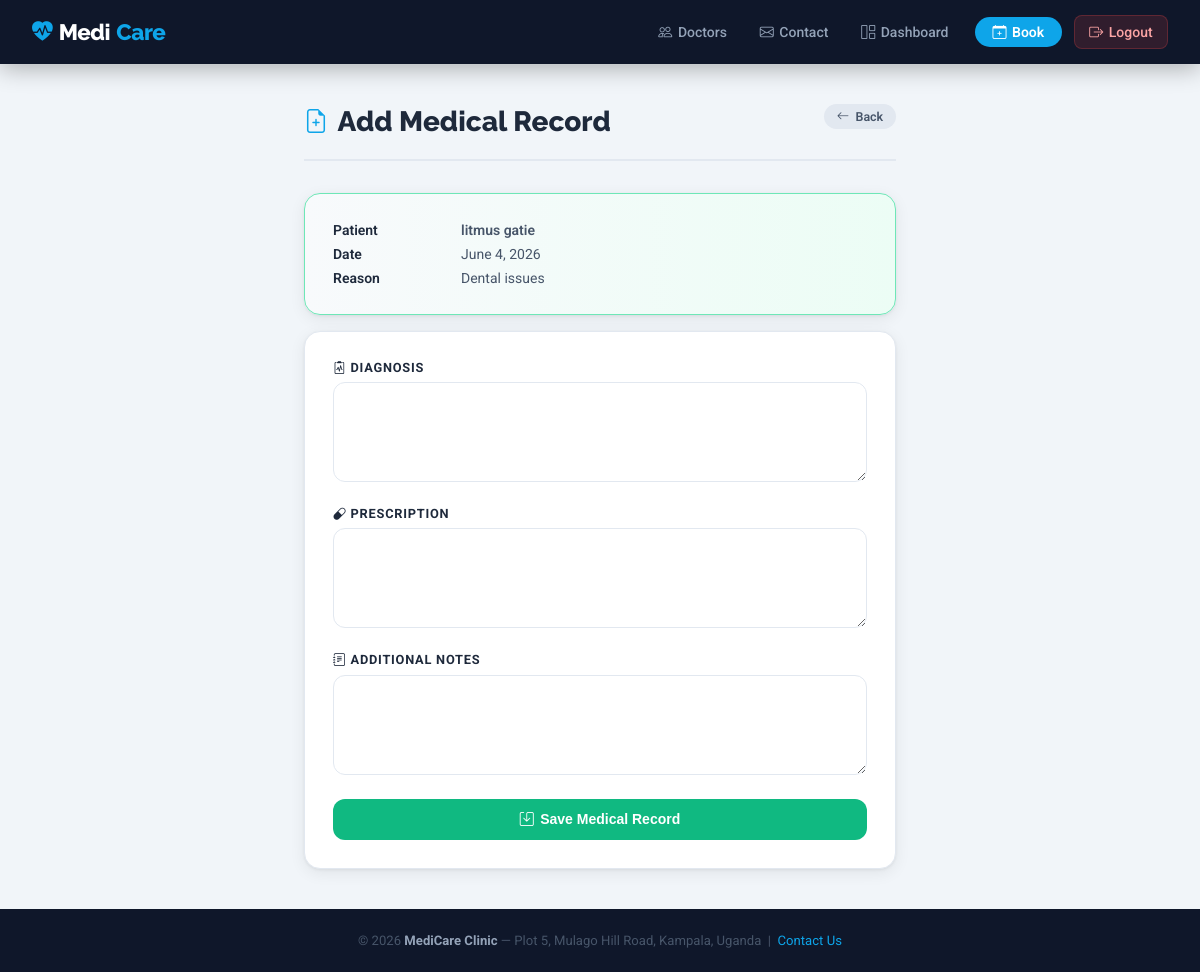
Screenshot of /doctor/appointments/record/1/ (signed in) with the database file from the repository.
### clinic/models.py (models this page shows, shortened)
class Appointment(models.Model):
    STATUS_CHOICES = [
        ('PENDING', 'Pending'),
        ('APPROVED', 'Approved'),
        ('CANCELLED', 'Cancelled'),
        ('COMPLETED', 'Completed'),
    ]
    patient = models.ForeignKey(PatientProfile, on_delete=models.CASCADE, related_name='appointments')
    doctor = models.ForeignKey(DoctorProfile, on_delete=models.CASCADE, related_name='appointments')
    appointment_date = models.DateField()
    appointment_time = models.TimeField()
    reason = models.TextField()
    status = models.CharField(max_length=10, choices=STATUS_CHOICES, default='PENDING')
    notes = models.TextField(blank=True)
    created_at = models.DateTimeField(auto_now_add=True)
    updated_at = models.DateTimeField(auto_now=True)
    class Meta:
        ordering = ['-appointment_date', '-appointment_time']

class PatientProfile(models.Model):
    BLOOD_GROUP_CHOICES = [
        ('A+', 'A+'), ('A-', 'A-'), ('B+', 'B+'), ('B-', 'B-'),
        ('AB+', 'AB+'), ('AB-', 'AB-'), ('O+', 'O+'), ('O-', 'O-'),
    ]
    user = models.OneToOneField(User, on_delete=models.CASCADE, related_name='patient_profile')
    date_of_birth = models.DateField()
    phone = models.CharField(max_length=20)
    address = models.TextField()
    blood_group = models.CharField(max_length=3, choices=BLOOD_GROUP_CHOICES, blank=True)
    emergency_contact_name = models.CharField(max_length=100, blank=True)
    emergency_contact_phone = models.CharField(max_length=20, blank=True)

### clinic/views.py (the view)
# urls.py: path('doctor/appointments/record/<int:appointment_pk>/', views.add_medical_record, name='add_medical_record'),
@login_required
def add_medical_record(request, appointment_pk=None):
    try:
        doctor = request.user.doctor_profile
    except DoctorProfile.DoesNotExist:
        messages.error(request, 'Only doctors can add records.')
        return redirect('dashboard')
    appointment = None
    if appointment_pk:
        appointment = get_object_or_404(Appointment, pk=appointment_pk, doctor=doctor)
    if request.method == 'POST':
        form = MedicalRecordForm(request.POST)
        if form.is_valid():
            record = form.save(commit=False)
            record.doctor = doctor
            if appointment:
                record.appointment = appointment
                appointment.status = 'COMPLETED'
                appointment.save()
            record.save()
            messages.success(request, 'Medical record added successfully.')
            return redirect('doctor_appointments')
    else:
        initial = {}
        if appointment:
            initial['patient'] = appointment.patient
        form = MedicalRecordForm(initial=initial)
    return render(request, 'clinic/add_record.html', {'form': form, 'appointment': appointment})

### clinic/forms.py
class MedicalRecordForm(forms.ModelForm):
    class Meta:
        model = MedicalRecord
        fields = ['patient', 'diagnosis', 'prescription', 'notes']
        widgets = {
            'diagnosis': forms.Textarea(attrs={'rows': 3}),
            'prescription': forms.Textarea(attrs={'rows': 3}),
            'notes': forms.Textarea(attrs={'rows': 3}),
        }

### templates/clinic/add_record.html (shortened to what this page needs)
{% extends 'clinic/base.html' %}
{% block content %}
<div class="container-sm">
  <div class="page-header">
    <div class="page-header-left">
      <h1><i class="bi bi-file-earmark-plus"></i> Add Medical Record</h1>
    </div>
    <a href="{% url 'doctor_appointments' %}" class="btn btn-secondary btn-sm"><i class="bi bi-arrow-left"></i> Back</a>
  </div>
  {% if appointment %}
  <div class="card" style="margin-bottom:1rem;background:linear-gradient(to right,#f8fafc,#ecfdf5);border-color:#6ee7b7;">
    <div class="card-body">
      <div class="info-row">
        <div class="info-item"><span class="info-label">Patient</span><span class="info-value" style="font-weight:600;">{{ appointment.patient.user.get_full_name }}</span></div>
        <div class="info-item"><span class="info-label">Date</span><span class="info-value">{{ appointment.appointment_date }}</span></div>
        <div class="info-item"><span class="info-label">Reason</span><span class="info-value">{{ appointment.reason }}</span></div>
      </div>
    </div>
  </div>
  {% endif %}
  <div class="card">
    <div class="card-body">
      <form method="post">
        <div class="form-group"><label class="form-label"><i class="bi bi-clipboard2-pulse"></i> Diagnosis</label>{{ form.diagnosis }}</div>
        <div class="form-group"><label class="form-label"><i class="bi bi-capsule"></i> Prescription</label>{{ form.prescription }}</div>
        <div class="form-group"><label class="form-label"><i class="bi bi-journal-text"></i> Additional Notes</label>{{ form.notes }}</div>
        <button type="submit" class="btn btn-success" style="width:100%;padding:.8rem;border-radius:var(--radius);">
          <i class="bi bi-save"></i> Save Medical Record
        </button>
      </form>
    </div>
  </div>
</div>
{% endblock %}

### templates/clinic/base.html (style rules this page uses)
:root { --bg: #f1f5f9; --surface: #ffffff; --primary: #0ea5e9; --primary-dark: #0284c7; --heading: #1e293b; --text: #475569; --muted: #94a3b8; --border: #e2e8f0; --success: #10b981; --warning: #f59e0b; --danger: #ef4444; --purple: #8b5cf6; --nav-bg: #0f172a; --radius: 12px; --radius-lg: 16px; --shadow: 0 1px 3px rgba(0,0,0,.06), 0 4px 16px rgba(0,0,0,.07); --shadow-lg: 0 4px 6px rgba(0,0,0,.05), 0 10px 40px rgba(0,0,0,.12); --transition: all .25s ease; }
*, *::before, *::after { box-sizing: border-box; margin: 0; padding: 0; }
body { font-family: 'Roboto', system-ui, sans-serif; background: var(--bg); color: var(--text); min-height: 100vh; display: flex; flex-direction: column; }
h1,h2,h3,h4,h5 { font-family: 'Raleway', sans-serif; color: var(--heading); line-height: 1.25; }
a { color: var(--primary); text-decoration: none; transition: var(--transition); }
.container-sm { max-width: 640px; margin: 0 auto; padding: 2.5rem 1.5rem; }
.card { background: var(--surface); border-radius: var(--radius-lg); box-shadow: var(--shadow); border: 1px solid var(--border); overflow: hidden; }
.card-body { padding: 1.75rem; }
.page-header { margin-bottom: 2rem; padding-bottom: 1.25rem; border-bottom: 2px solid var(--border); display: flex; align-items: flex-start; justify-content: space-between; flex-wrap: wrap; gap: 1rem; }
.page-header-left h1 { font-size: 1.75rem; font-weight: 800; color: var(--heading); display: flex; align-items: center; gap: .6rem; }
.page-header-left h1 i { color: var(--primary); font-size: 1.5rem; }
.btn { display: inline-flex; align-items: center; justify-content: center; gap: .4rem; padding: .55rem 1.25rem; border-radius: 50px; font-size: .875rem; font-weight: 600; cursor: pointer; border: none; transition: var(--transition); text-decoration: none; white-space: nowrap; }
.btn-success { background: var(--success); color: #fff; }
.btn-secondary { background: var(--border); color: var(--text); }
.btn-sm { padding: .3rem .8rem; font-size: .78rem; }
.form-group { margin-bottom: 1.25rem; }
.form-label { display: block; font-size: .8rem; font-weight: 700; color: var(--heading); text-transform: uppercase; letter-spacing: .06em; margin-bottom: .45rem; }
.form-group input, .form-group select, .form-group textarea { width: 100%; padding: .7rem 1rem; border: 1.5px solid var(--border); border-radius: var(--radius); font-size: .9rem; font-family: inherit; color: var(--heading); background: var(--surface); transition: var(--transition); }
.form-group textarea { resize: vertical; min-height: 100px; }
.info-row { display: flex; flex-direction: column; gap: .5rem; }
.info-item { display: flex; gap: .5rem; font-size: .875rem; }
.info-item .info-label { font-weight: 600; color: var(--heading); min-width: 120px; }
.info-item .info-value { color: var(--text); }

### rows the page displays
Appointment: patient.user.get_full_name "litmus gatie", appointment_date "June 4, 2026", reason "Dental issues"
